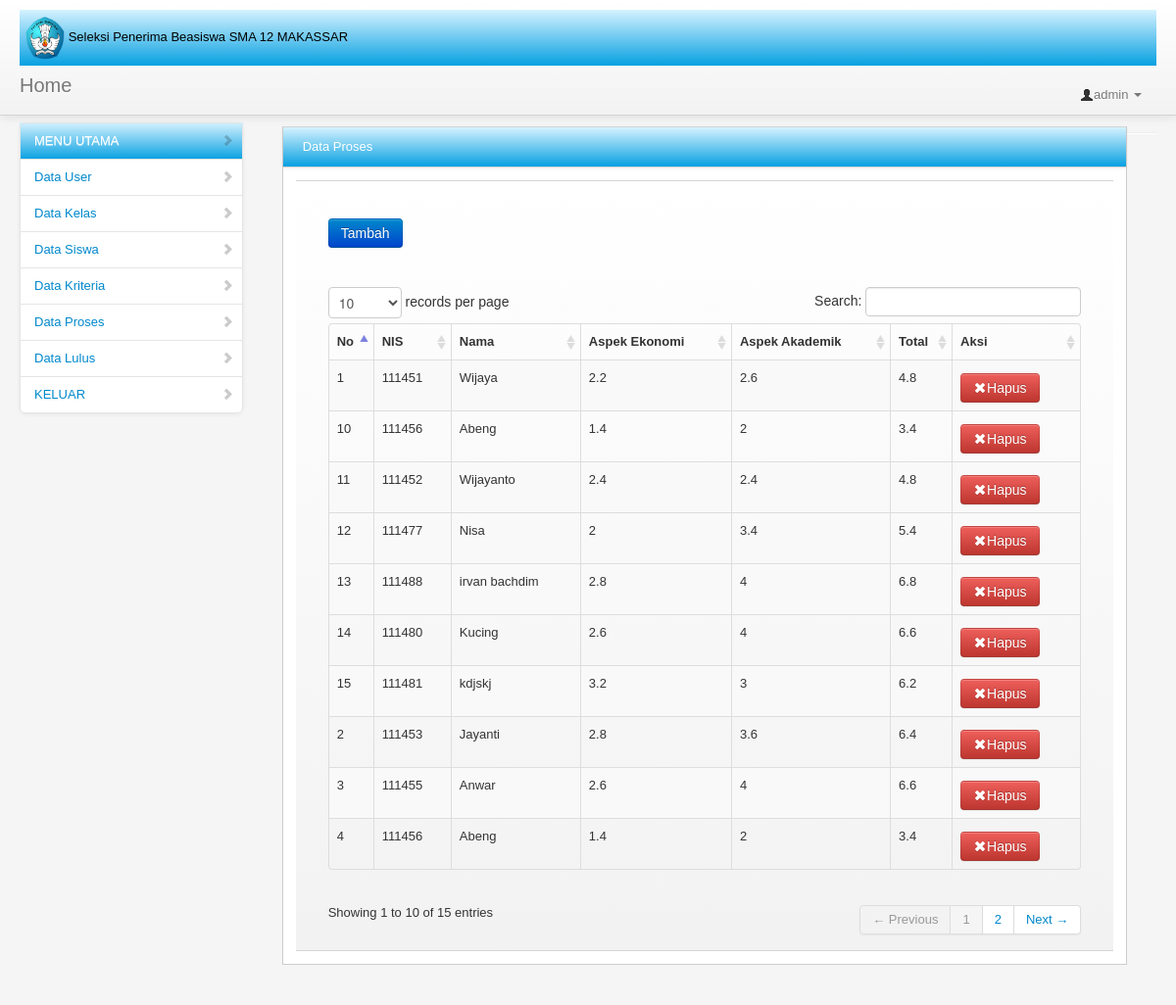
The page /master/data_proses.php (signed in) on the database its author committed.
### tables this page shows
CREATE TABLE IF NOT EXISTS `rangking` (
`id_ranking` int(11) NOT NULL,
  `id_siswa` varchar(11) NOT NULL,
  `n_ekonomi` varchar(10) NOT NULL,
  `n_akademik` varchar(10) NOT NULL,
  `n_total` varchar(10) NOT NULL
);

CREATE TABLE IF NOT EXISTS `data_siswa` (
`id_siswa` int(11) NOT NULL,
  `nis` varchar(10) NOT NULL,
  `nama` varchar(100) NOT NULL,
  `alamat` text NOT NULL,
  `jkel` varchar(30) NOT NULL,
  `p_ortu` varchar(20) NOT NULL,
  `jml_saudara` varchar(10) NOT NULL,
  `nilai` varchar(10) NOT NULL,
  `kelakuan` varchar(30) NOT NULL,
  `id_kelas` varchar(10) NOT NULL
);

### master/config/data_proses.php (the view, shortened to what this page needs)
<!DOCTYPE html>
    <html>
        <head>
      <link rel="stylesheet" href="../style/datepicker/css/datepicker.css">
        </head>
<body>
<?php
include "config/koneksi.php";
 echo "<a href='#myModal4' role='button' data-toggle='modal' class='btn btn-primary'>Tambah</a>
<div id='myModal4' class='modal hide fade' tabindex='-1' role='dialog' aria-labelledby='myModalLabel' aria-hidden='true'>
                    <div class='modal-header'>
                            <button type='button' class='close' data-dismiss='modal' aria-hidden='true'>&times;</button>
                            <h3 class='judul'>Data Kriteria</h3>
                    </div>
                    <div class='modal-body'>
                        <form method='POST' action='file/proses.php'>
	                    <table>
                        <thead>
                          <th>NIS</th>
                          <th>Ekonomi</th>
                          <th>Akademik</th>
                        </thead><tbody>
	                    	";
                    echo "
                      	<tr><td colspan='2'><input type='submit' class='btn btn-primary' value='Kirim' name='kelulusan'></td></tr>
                        </tbody>
                        </table>
                        </form>
                    </div>
                </div>
  <table cellpadding=0 cellspacing=0 border=0 class='table table-striped table-bordered' id=example>
  <thead>
   <tr>
     <th>No</th>
     <th>NIS</th>
     <th>Nama</th>
     <th>Aspek Ekonomi</th>
     <th>Aspek Akademik</th>
     <th>Total</th>
     <th>Aksi</th>
     </tr>
   </thead><tbody>
        ";
        $que = "SELECT DISTINCT rangking.id_siswa,rangking.id_ranking,rangking.n_ekonomi,rangking.n_akademik,rangking.n_total,data_siswa.nis,data_siswa.nama FROM rangking,data_siswa
                WHERE rangking.id_siswa = data_siswa.id_siswa";
        $jalan = mysqli_query($con,$que);
        $no = 1;
        while($ha = mysqli_fetch_array($jalan)){
        echo "<tr>
              <td>$no</td>
              <td>$ha[nis]</td>
              <td>$ha[nama]</td>
              <td>$ha[n_ekonomi]</td>
              <td>$ha[n_akademik]</td>
              <td>$ha[n_total]</td>
              <td>
              <a href='file/proses.php?kelulusan=hapus&id_rangking=$ha[id_ranking]' class='btn btn-danger btn-big'><i class='icon-remove icon-white'></i>Hapus</a>
              </td>
          </div>
          </tr>
          ";
        $no++;
      }
      echo "
        </body>
  </table>";
?>
<div class="container-fluid">
            </div>

### master/data_proses.php (shortened to what this page needs)
<?php
 if (empty($_SESSION['username']) AND empty($_SESSION['password'])){
  echo "<center>Maaf, Anda Belum Login</center>";
}
else{
?><!DOCTYPE html>
<html>
    <head>
        <link href="../style/bootstrap/css/bootstrap.min.css" rel="stylesheet" media="screen">
        <link href="../style/bootstrap/css/bootstrap-responsive.min.css" rel="stylesheet" media="screen">
        <link href="../style/assets/styles.css" rel="stylesheet" media="screen">
        <link href="../style/bootstrap/css/bootstrap-responsive.min.css" rel="stylesheet" media="screen">
        <link href="../style/assets/DT_bootstrap.css" rel="stylesheet" media="screen">
    </head>
    <body>
        <div class="navbar navbar-fixed-top">
            <div class="navbar-inner">
                <div class="container-fluid">
                    <?php
                    include "menu_atas.php";
                    ?>
                </div>
            </div>
        </div>
        <div class="container-fluid" style="margin-top:55px;">
            <div class="row-fluid">
                <div class="span3" id="sidebar">
                    <ul class="nav nav-list bs-docs-sidenav nav-collapse collapse">
                        <?php
                        include "menu.php";
                        ?>
                    </ul>
                </div>
                <div class="span9" id="content" style="margin-top:1px">
                     <div class="row-fluid">
                        <div class="block">
                            <div class="navbar navbar-inner block-header" style="background:linear-gradient(to top, #07a0e1, #d5f2ff)">
                                <div class="muted pull-left" style="color:#fff">Data Proses</div>
                            </div>
                            <div class="block-content collapse in">
                            <div class='navbar navbar-inner block-header' >
                              <div class="block-content">
                                <div class="span12">
                                   <?php
                                   $feli = isset($_GET['page'])?$_GET['page']:null;
                                   switch($feli){
                                    default:
                                      include "config/data_proses.php";
                                   break;
                                }
                                   ?>
            <hr>
        <link href="../style/vendors/datepicker.css" rel="stylesheet" media="screen">
        <link href="../style/vendors/uniform.default.css" rel="stylesheet" media="screen">
        <link href="../style/vendors/chosen.min.css" rel="stylesheet" media="screen">
    </body>
</html>
<?php
}
?>

### master/menu_atas.php (shortened to what this page needs)
<?php
if (empty($_SESSION['username']) AND empty($_SESSION['password'])){
    echo "Tak Ada Akses";
}
else{
$nama = $_SESSION['username'];
?>
<div class="nav-collapse collapse" style="background:linear-gradient(to top, #07a0e1, #d5f2ff); padding:6px;color:#fff;color:black">
                    <img src="../style/tampilkan/makassar.png" width="40px" height="60px"> Seleksi Penerima Beasiswa SMA 12 MAKASSAR</div>
                    <a class="brand" href="index.php">Home</a>
                    <div class="nav-collapse collapse">
                        <ul class="nav pull-right">
                            <li class="dropdown">
                                <a href="#" role="button" class="dropdown-toggle" data-toggle="dropdown"> <i class="icon-user"></i><?php
                                echo "$nama";
                                ?>
                                <i class="caret"></i>
                                </a>
                            </li>
                        </ul>
                    </div>
<?php
}
?>

### master/menu.php
<?php
if (empty($_SESSION['username']) && empty($_SESSION['password'])){
echo "Anda Tidak memiliki Akses untuk halaman ini, Silahkan Login.";
}else{
?>
    <li style="background:linear-gradient(to top, #07a0e1, #d5f2ff)">
       <a href="index.php" style="color:#fff;"><i class="icon-chevron-right"></i>MENU UTAMA</a>
    </li>
    <li>
       <a href="data_user.php"><i class="icon-chevron-right"></i> Data User</a>
    </li>
    <li>
       <a href="data_kelas.php"><i class="icon-chevron-right"></i> Data Kelas</a>
    </li>
    <li>
       <a href="data_siswa.php"><i class="icon-chevron-right"></i> Data Siswa</a>
    </li>
    <li>
       <a href="input_kriteria.php"><i class="icon-chevron-right"></i> Data Kriteria</a>
    </li>
    <li>
       <a href="data_proses.php"><i class="icon-chevron-right"></i> Data Proses</a>
    </li>
     <li>
       <a href="lulus.php"><i class="icon-chevron-right"></i> Data Lulus</a>
    </li>
<li>
       <a href="../Keluar.php"><i class="icon-chevron-right"></i>KELUAR</a>
    </li>
<?php
}
?>

### style/assets/styles.css (style rules this page uses)
body { padding-top: 0; padding-bottom: 40px; background-color: #f5f5f5; }
@media (min-width: 979px) { body { padding-top: 60px; } }
#content { margin-left:0px; }
.block { border: 1px solid #ccc; background: white; margin: 1em 0em; border-top: none; }
.block-content { margin: 1em; min-height: .25em; }
.block-header { margin-bottom: 0px; border-right: none; border-left: none; -webkit-border-radius: 0px; -moz-border-radius: 0px; border-radius: 0px; }
.block-header div { padding-top: 10px; }
.bs-docs-sidenav { max-width: 228px; margin: 30px 0 0; padding: 0; background-color: #fff; -webkit-border-radius: 6px; -moz-border-radius: 6px; border-radius: 6px; -webkit-box-shadow: 0 1px 4px rgba(0,0,0,.065); -moz-box-shadow: 0 1px 4px rgba(0,0,0,.065); box-shadow: 0 1px 4px rgba(0,0,0,.065); }
.bs-docs-sidenav > li > a { display: block; width: 190px \9; margin: 0 0 -1px; padding: 8px 14px; border: 1px solid #e5e5e5; }
.bs-docs-sidenav > li:first-child > a { -webkit-border-radius: 6px 6px 0 0; -moz-border-radius: 6px 6px 0 0; border-radius: 6px 6px 0 0; }
.bs-docs-sidenav > li:last-child > a { -webkit-border-radius: 0 0 6px 6px; -moz-border-radius: 0 0 6px 6px; border-radius: 0 0 6px 6px; }
.bs-docs-sidenav .icon-chevron-right { float: right; margin-top: 2px; margin-right: -6px; opacity: .25; }

### master/data_proses.php (style rules this page uses)
body { font-family: Arial, Verdana, sans-serif; font-size: 13px; }

### rows shown on the page
rangking: id_siswa.nis "111451", id_siswa.nama "Wijaya", n_ekonomi "2.2", n_akademik "2.6", n_total "4.8"
rangking: id_siswa.nis "111453", id_siswa.nama "Jayanti", n_ekonomi "2.8", n_akademik "3.6", n_total "6.4"
rangking: id_siswa.nis "111455", id_siswa.nama "Anwar", n_ekonomi "2.6", n_akademik "4", n_total "6.6"
rangking: id_siswa.nis "111456", id_siswa.nama "Abeng", n_ekonomi "1.4", n_akademik "2", n_total "3.4"
rangking: id_siswa.nis "111456", id_siswa.nama "Abeng", n_ekonomi "1.4", n_akademik "2", n_total "3.4"
rangking: id_siswa.nis "111452", id_siswa.nama "Wijayanto", n_ekonomi "2.4", n_akademik "2.4", n_total "4.8"
rangking: id_siswa.nis "111477", id_siswa.nama "Nisa", n_ekonomi "2", n_akademik "3.4", n_total "5.4"
rangking: id_siswa.nis "111488", id_siswa.nama "irvan bachdim", n_ekonomi "2.8", n_akademik "4", n_total "6.8"
rangking: id_siswa.nis "111480", id_siswa.nama "Kucing", n_ekonomi "2.6", n_akademik "4", n_total "6.6"
rangking: id_siswa.nis "111481", id_siswa.nama "kdjskj", n_ekonomi "3.2", n_akademik "3", n_total "6.2"

### other values the page prints
$nama "admin"
